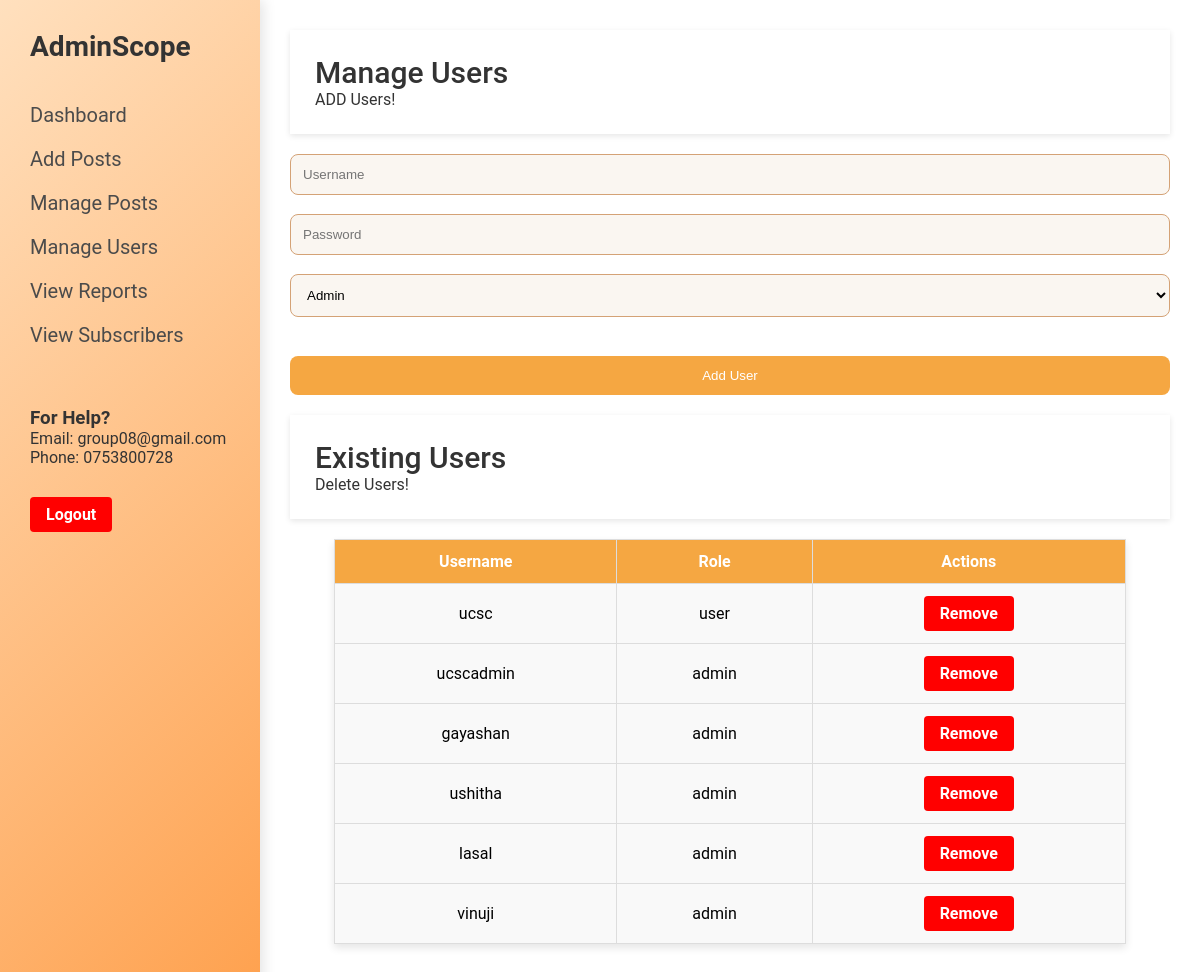
/pages/admin_page/manage_users.php (signed in), run on the app's committed database.
### tables this page shows
CREATE TABLE users (
  id INT AUTO_INCREMENT PRIMARY KEY,
  username VARCHAR(50) NOT NULL,
  password VARCHAR(50) NOT NULL,
  role VARCHAR(20) NOT NULL
);

### pages/admin_page/manage_users.php (the view, shortened to what this page needs)
<?php
$host = 'localhost';
$db = 'news_management';
$user = 'root';
$pass = '';
$conn = new mysqli($host, $user, $pass, $db);
$sql = "SELECT * FROM users";
$result = $conn->query($sql);
?>
<html>
<head>
    <link rel="stylesheet" href="../../css/admin_style.css">
</head>
<body>
    <div class="sidebar">
        <h2>AdminScope</h2>
        <ul>
            <li><a href="admin_page.php">Dashboard</a></li>
            <li><a href="add_article.php">Add Posts</a></li>
            <li><a href="manage_articles.php">Manage Posts</a></li>
            <li><a href="manage_users.php">Manage Users</a></li>
            <li><a href="view_reports.php">View Reports</a></li>
            <li><a href="view_subscribers.php">View Subscribers</a></li>
        </ul>
        <div class="help">
            <h3>For Help?</h3>
            <p>Email: group08@gmail.com</p>
            <p>Phone: 0753800728</p>
            <a style="margin-top: 30px; display: inline-block; padding: 8px 16px; background-color: red; color: white; text-align: center;text-decoration: none; border-radius: 4px; font-weight: bold;" href="../../logout.php">Logout</a>
        </div>
    </div>
    <div class="content">
        <header>
            <h2>Manage Users</h2>
            <p>ADD Users!</p>
        </header>
        <main>
            <section>
                <form method="POST">
                    <input type="text" name="username" placeholder="Username" required><br>
                    <input type="password" name="password" placeholder="Password" required><br>
                    <select name="role">
                        <option value="admin">Admin</option>
                    </select><br>
                    <button type="submit" name="add_user">Add User</button>
                </form>
            </section>
            <header id="head2">
                <h2>Existing Users</h2>
                <p>Delete Users!</p>
            </header>
            <table>
                <tr>
                    <th>Username</th>
                    <th>Role</th>
                    <th>Actions</th>
                </tr>
                <?php while($row = $result->fetch_assoc()): ?>
                <tr>
                    <td><?= $row['username'] ?></td>
                    <td><?= $row['role'] ?></td>
                    <td>
                    <a href="manage_users.php?delete_user=<?= htmlspecialchars($row['id'], ENT_QUOTES, 'UTF-8') ?>" style="display: inline-block; padding: 8px 16px; background-color: red; color: white; text-align: center;text-decoration: none; border-radius: 4px; font-weight: bold;">Remove</a>
                    </td>
                </tr>
                <?php endwhile; ?>
            </table>
        </main>
    </div>
</body>
</html>

### css/admin_style.css (style rules this page uses)
* { margin: 0; padding: 0; box-sizing: border-box; }
body { font-family: 'Roboto', sans-serif; display: flex; height: 100vh; overflow:hidden; background: #f3e5d8; }
.sidebar { width: 260px; background: linear-gradient(135deg, #ffe0be, #fe9132); color: #333333; min-height: 100vh; padding: 30px; position: fixed; top: 0; left: 0; box-shadow: 4px 0 12px rgba(0, 0, 0, 0.1); }
.sidebar h2 { color: #333333; margin-bottom: 40px; font-size: 28px; }
.sidebar ul { list-style: none; }
.sidebar ul li { margin: 20px 0; }
.sidebar ul li a { color: #4b4b4b; text-decoration: none; font-size: 20px; transition: color 0.3s ease, padding-left 0.3s ease; }
.help { margin-top: 60px; }
.content { flex-grow: 1; margin-left: 260px; background: #ffffff; padding: 30px; overflow-y: auto; border-radius: 0 0 20px 20px; box-shadow: 0 4px 12px rgba(0, 0, 0, 0.1); }
header { background: #ffffff; padding: 25px; color: #333333; box-shadow: 0 2px 6px rgba(0, 0, 0, 0.1); margin-bottom: 20px; }
header h2 { margin: 0; font-size: 30px; font-weight: 500; }
#head2 { background: #ffffff; padding: 25px; color: #333333; box-shadow: 0 2px 6px rgba(0, 0, 0, 0.1); margin-bottom: 20px; margin-top: 20px; }
main { display: flex; flex-direction: column; height: 100%; }
form { display: flex; flex-direction: column; }
form input, form select, form textarea { padding: 12px; border-radius: 8px; border: 1px solid #d4a276; background: #faf6f1; transition: border-color 0.3s ease; }
form button { margin-top: 20px; padding: 12px; background: #f5a742; color: #ffffff; border: none; cursor: pointer; border-radius: 8px; transition: background-color 0.3s ease; }

### pages/admin_page/manage_users.php (style rules this page uses)
table { margin: 0 auto; border-collapse: collapse; width: 90%; box-shadow: 0 4px 8px rgba(0, 0, 0, 0.1); background-color: #f9f9f9; }
th, td { text-align: center; padding: 12px 15px; border: 1px solid #ddd; }
th { font-weight: bold; background-color: #f5a742; color: white; }

### data on the page
users: username "ucsc", role "user"
users: username "ucscadmin", role "admin"
users: username "gayashan", role "admin"
users: username "ushitha", role "admin"
users: username "lasal", role "admin"
users: username "vinuji", role "admin"
